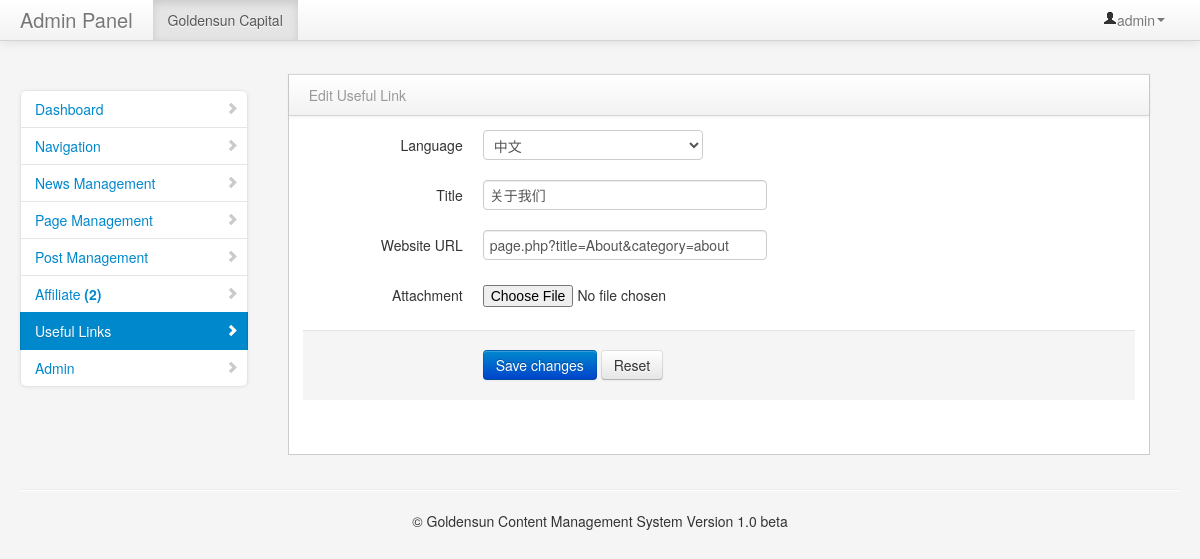
/admin/edit-sidebar.php?id=1 (signed in), run on the app's committed database.
### tables this page shows
CREATE TABLE `links` (
  `id` int(11) NOT NULL,
  `lang` int(11) NOT NULL DEFAULT '0',
  `category` varchar(100) NOT NULL,
  `title` varchar(255) NOT NULL,
  `link` text NOT NULL,
  `attachment` text NOT NULL,
  `deleted` int(11) DEFAULT '0'
);

### admin/edit-sidebar.php (the view, shortened to what this page needs)
<?php
include "includes/header.php";
include "includes/navigation.php";?>
        <div class="container-fluid">
            <div class="row-fluid">
              <?php include "includes/sidebar.php";?>
                <div class="span9" id="content">
                    <div class="row-fluid section">
                        <div class="block">
                            <div class="navbar navbar-inner block-header">
                                <div class="muted pull-left">Edit Useful Link</div>
                            </div>
                            <?php
                							$id = $_GET['id'];
                							$query = mysql_query("SELECT * FROM links WHERE id='$id'") or die(mysql_error());
                							$data = mysql_fetch_array($query);
                							?>
                            <div class="block-content collapse in">
                                <div class="span12">
                                	 <form class="form-horizontal" name="edit_products" method="post" enctype="multipart/form-data" action="functions/update_sidebar.php">
                                     <fieldset>
                                       <div class="control-group">
                                         <label class="control-label" for="focusedInput">Language</label>
                                         <div class="controls">
                                           <select id="select01" class="chzn-select" name="lang">
                                             <option value="<?php echo $data['lang']; ?>"><?php if($data['lang']==1) {echo "English";}elseif($data['lang']==0) {echo "中文";};?></option>
                                           </select>
                                         </div>
                                       </div>
                                       <div class="control-group">
                                         <label class="control-label">Title</label>
                                         <div class="controls">
                                           <input class="input-xlarge focused" name="name" type="text" value="<?php echo $data['title']; ?>" placeholder="Title">
                                         </div>
                                       </div>
                                       <div class="control-group">
                                         <label class="control-label">Website URL</label>
                                         <div class="controls">
                                           <input class="input-xlarge focused" name="link" type="text" value="<?php echo $data['link']; ?>" placeholder="http://www.example.com">
                                         </div>
                                       </div>
                                        <div class="control-group">
                                          <label class="control-label" for="fileInput">Attachment</label>
                                          <div class="controls">
                                            <input class="input-file uniform_on" id="fileInput" name="attachment" type="file" accept="image/gif, image/jpeg, image/x-png, application/msword, application/pdf, application/x-zip-compressed, application/msexcel, application/rtf, video/x-msvideo, video/quicktime, video/x-mpeg2" />
                                          </div>
                                        </div>
                                        <div class="form-actions">
                                          <button type="submit" class="btn btn-primary">Save changes</button>
                                          <button type="reset" class="btn">Reset</button>
                                        </div>
                                      </fieldset>
                                    </form>
                                </div>
                            </div>
                        </div>
                    </div>
                </div>
            </div>
            <hr>
            <footer>
              <center>&copy; Goldensun Content Management System Version 1.0 beta</center>
            </footer>
        </div>
    </body>
</html>

### admin/assets/styles.css (style rules this page uses)
body { padding-top: 60px; padding-bottom: 40px; background-color: #f5f5f5; }
#content { margin-left:0px; }
.block { border: 1px solid #ccc; background: white; margin: 1em 0em; border-top: none; }
.block-content { margin: 1em; min-height: .25em; }
.block-header { margin-bottom: 0px; border-right: none; border-left: none; -webkit-border-radius: 0px; -moz-border-radius: 0px; border-radius: 0px; }
.block-header div { padding-top: 10px; }

### data on the page
links: lang "中文", name "关于我们", link "page.php?title=About&category=about"

### other printed values
$_SESSION['username'] "admin"
$num "2"
